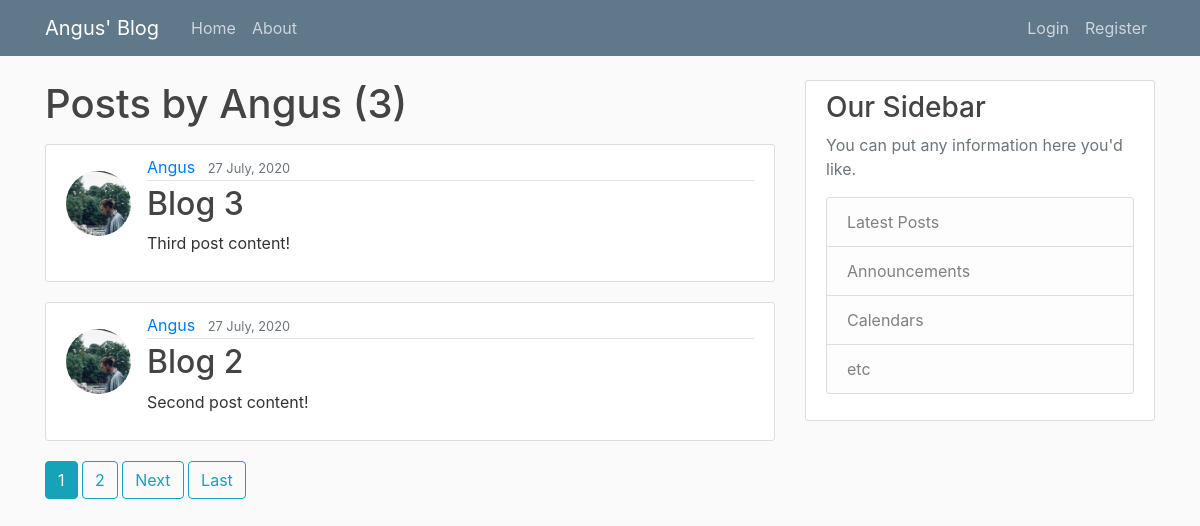
/user/Angus, run on an earlier commit of the app's database.
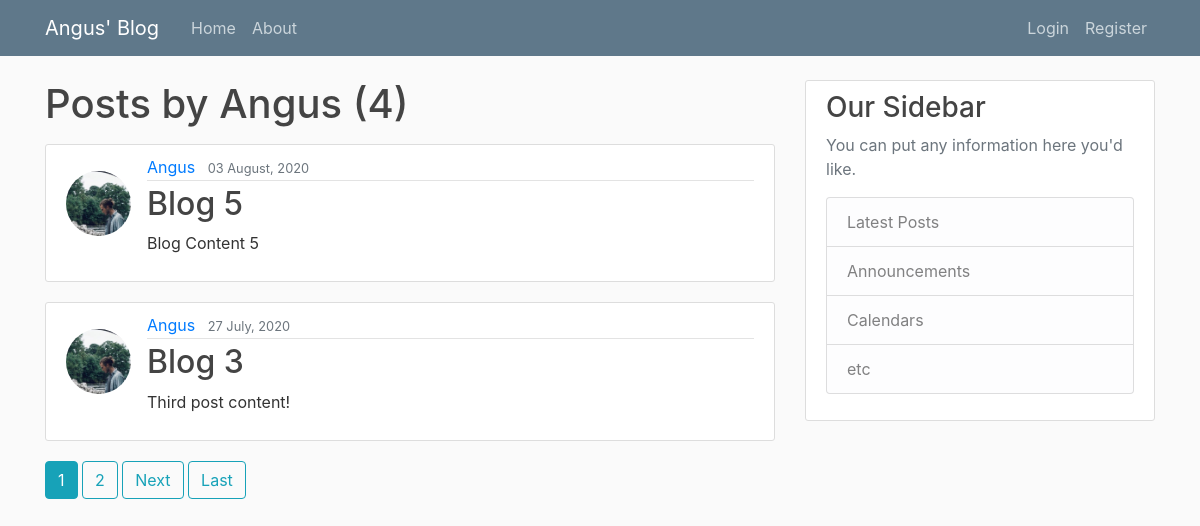
And on a later commit of the database.
### blog/models.py (models this page shows, shortened)
class Post(models.Model):
    title = models.CharField(max_length=100)
    content = models.TextField()
    date_posted = models.DateTimeField(default=timezone.now)
    author = models.ForeignKey(User, on_delete=models.CASCADE)

### users/models.py (models this page shows, shortened)
class Profile(models.Model):
    user = models.OneToOneField(User, on_delete=models.CASCADE)
    image = models.ImageField(default='default.jpg', upload_to='profile_pics')

### blog/views.py (the view)
# urls.py: path('user/<str:username>', UserPostListView.as_view(), name='user-posts'),
class UserPostListView(ListView):
    model = Post
    template_name = 'blog/user_posts.html'
    context_object_name = 'posts'
    paginate_by = 2
    def get_queryset(self):
        user = get_object_or_404(User, username=self.kwargs.get('username'))
        return Post.objects.filter(author=user).order_by('-date_posted')

### blog/templates/blog/user_posts.html (shortened to what this page needs)
{% extends 'blog/base.html' %}
{% block content %}
    <h1 class="mb-3">Posts by {{ view.kwargs.username }} ({{page_obj.paginator.count }})</h1>
    {% for post in posts %}
        <article class="media content-section">
            <img class="rounded-circle article-img mt-3" src="{{ post.author.profile.image.url }}" alt="">
            <div class="media-body">
            <div class="article-metadata">
                <a class="mr-2" href="{% url 'user-posts' post.author.username %}">{{ post.author }}</a>
                <small class="text-muted">{{ post.date_posted|date:"d F, Y" }}</small>
            </div>
                <h2><a class="article-title" href="{% url 'post-detail' post.id %}">{{ post.title }}</a></h2>
            <p class="article-content">{{ post.content }}</p>
            </div>
        </article>
    {% endfor %}
    {% if is_paginated %}
        {% for num in page_obj.paginator.page_range %}
            {% if page_obj.number == num %}
                <a class="btn btn-info mb-4" href="?page={{ num }}">{{ num }}</a>
            {% elif num > page_obj.number|add:'-3' and num < page_obj.number|add:'3'%}
                <a class="btn btn-outline-info mb-4" href="?page={{ num }}">{{ num }}</a>
            {% endif %}
        {% endfor %}
        {% if page_obj.has_next %}
            <a class="btn btn-outline-info mb-4" href="?page={{ page_obj.next_page_number }}">Next</a>
            <a class="btn btn-outline-info mb-4" href="?page={{ page_obj.paginator.num_pages }}">Last</a>
        {% endif %}
    {% endif %}
{% endblock content %}

### blog/templates/blog/base.html (shortened to what this page needs)
{% load static %}
<html>
    <head>
        <link rel="stylesheet" href="https://maxcdn.bootstrapcdn.com/bootstrap/4.0.0/css/bootstrap.min.css">
        <link rel="stylesheet" type ="text/css" href="{% static 'blog/main.css' %}">
    </head>
    <body>
        <header class="site-header">
            <nav class="navbar navbar-expand-md navbar-dark bg-steel fixed-top">
              <div class="container">
                <a class="navbar-brand mr-4" href="{% url 'blog-home' %}">Angus' Blog</a>
                <div class="collapse navbar-collapse" id="navbarToggle">
                  <div class="navbar-nav mr-auto">
                    <a class="nav-item nav-link" href="{% url 'blog-home' %}">Home</a>
                    <a class="nav-item nav-link" href="{% url 'blog-about' %}">About</a>
                  </div>
                  <div class="navbar-nav">
                    {% if user.is_authenticated %}
                      <a class="nav-item nav-link" href="{% url 'post-create' %}">New Post</a>
                      <a class="nav-item nav-link" href="{% url 'profile' %}">Profile</a>
                      <a class="nav-item nav-link" href="{% url 'logout' %}">Logout</a>
                    {% else %}
                      <a class="nav-item nav-link" href="{% url 'login' %}">Login</a>
                      <a class="nav-item nav-link" href="{% url 'register' %}">Register</a>
                    {% endif %}
                  </div>
                </div>
              </div>
            </nav>
          </header>
        <main role="main" class="container">
            <div class="row">
              <div class="col-md-8">
                {% block content %}{% endblock %}
              </div>
              <div class="col-md-4">
                <div class="content-section">
                  <h3>Our Sidebar</h3>
                  <p class='text-muted'>You can put any information here you'd like.
                    <ul class="list-group">
                      <li class="list-group-item list-group-item-light">Latest Posts</li>
                      <li class="list-group-item list-group-item-light">Announcements</li>
                      <li class="list-group-item list-group-item-light">Calendars</li>
                      <li class="list-group-item list-group-item-light">etc</li>
                    </ul>
                  </p>
                </div>
              </div>
            </div>
          </main>
    </body>
</html>

### blog/static/blog/main.css (style rules this page uses)
body { background: #fafafa; color: #333333; margin-top: 5rem; }
h1, h2, h3, h4, h5, h6 { color: #444444; }
ul { margin: 0; }
.bg-steel { background-color: #5f788a; }
.site-header .navbar-nav .nav-link { color: #cbd5db; }
.content-section { background: #ffffff; padding: 10px 20px; border: 1px solid #dddddd; border-radius: 3px; margin-bottom: 20px; }
.article-title { color: #444444; }
.article-content { white-space: pre-line; }
.article-img { height: 65px; width: 65px; margin-right: 16px; }
.article-metadata { padding-bottom: 1px; margin-bottom: 4px; border-bottom: 1px solid #e3e3e3 }

What changed in the data, as far as the page shows it:
no longer on this page (row unchanged): Post: author.profile.image (picture), author "Angus", date_posted "27 July, 2020", title "Blog 2", content "Second post content!"
added Post: author.profile.image (picture), author "Angus", date_posted "03 August, 2020", title "Blog 5", content "Blog Content 5"
Also different on the page:
{{ page_obj.paginator.count }}: "3" → "4"
